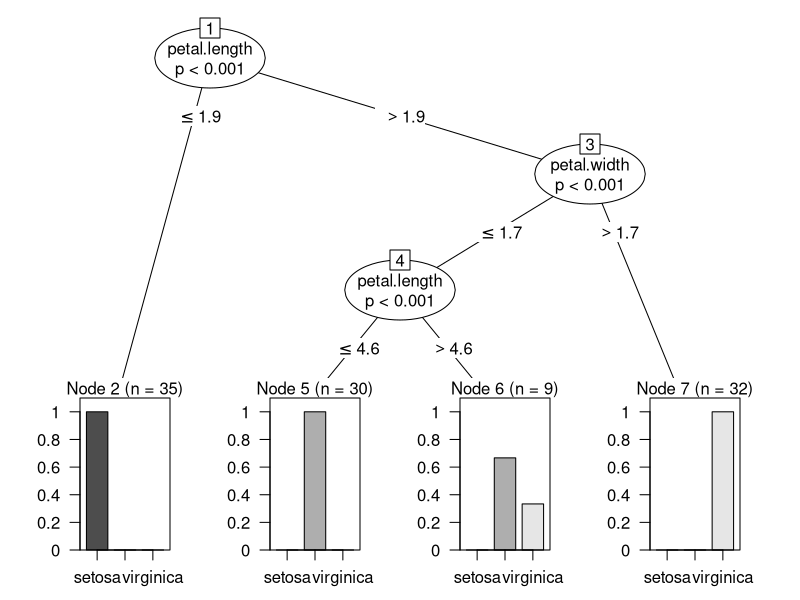

The R source for this figure:
#Visualización de la base de datos para una red neuronal de clasificacion
crudedata = iris
head(iris)
str(iris)
dim(iris)
#Dado que las especies son un factor, es necesario transformarla
#en una variable numerica
species <- as.factor(iris$Specie)
data <- data.frame(sepal.length = iris$Sepal.Length,
                        sepal.width = iris$Sepal.Width,
                        petal.length = iris$Petal.Length,
                        petal.width = iris$Petal.Width,
                        species)
head(data)
str(data)

#Datos de entrenamiento (70%)
set.seed(123)
id <- sample(2,nrow(data),replace = TRUE, prob = c(0.70,0.30))
id
train_data <- data[id==1,]
#Datos de evaluacion
test_data <- data[id==2,]
#Construccion del modelo neuronal
library(party)
f = as.formula(species~sepal.length+sepal.width+petal.length+
                   petal.width)
f
model <- ctree(f, data = train_data,
               controls = ctree_control(mincriterion = 0.95,
                                        minsplit = 30))
plot(model)
pred <- predict(model,
                newdata = test_data,type = "prob")
pred
r <-table(predict(model,test_data),test_data$species)
accu <- (sum(diag(r))/sum(r))
accu
r
